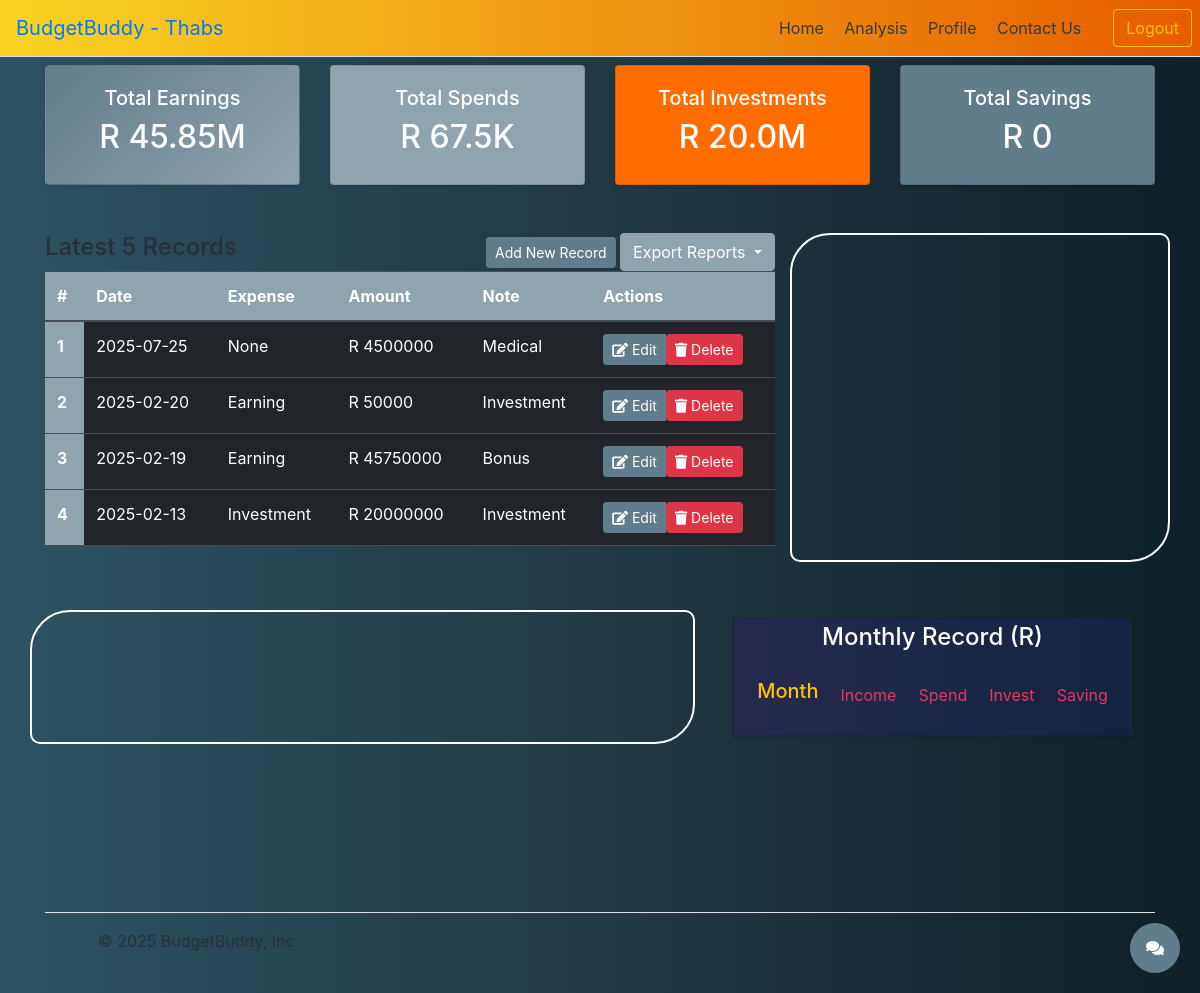
/home (signed in), run on the app's committed database.
### tables this page shows
CREATE TABLE user_login (user_id INTEGER PRIMARY KEY AUTOINCREMENT, username VARCHAR(30) NOT NULL, 
        email VARCHAR(30) NOT NULL UNIQUE, password VARCHAR(20) NOT NULL);

CREATE TABLE user_expenses (id INTEGER PRIMARY KEY AUTOINCREMENT, user_id INTEGER NOT NULL, pdate DATE NOT 
        NULL, expense VARCHAR(10) NOT NULL, amount INTEGER NOT NULL, pdescription VARCHAR(50), FOREIGN KEY (user_id) 
        REFERENCES user_login(user_id));

### main.py (the view)
@app.route('/home')
def home():
    if 'user_id' in session:  # if user is logged-in
        query = """select * from user_login where user_id = {} """.format(session['user_id'])
        userdata = support.execute_query("search", query)
        table_query = """select * from user_expenses where user_id = {} order by pdate desc""".format(
            session['user_id'])
        table_data = support.execute_query("search", table_query)
        df = pd.DataFrame(table_data, columns=['#', 'User_Id', 'Date', 'Expense', 'Amount', 'Note'])
        df = support.generate_df(df)
        try:
            earning, spend, invest, saving = support.top_tiles(df)
        except:
            earning, spend, invest, saving = 0, 0, 0, 0
        try:
            bar, pie, line, stack_bar = support.generate_Graph(df)
        except:
            bar, pie, line, stack_bar = None, None, None, None
        try:
            monthly_data = support.get_monthly_data(df, res=None)
        except:
            monthly_data = []
        try:
            card_data = support.sort_summary(df)
        except:
            card_data = []
        try:
            goals = support.expense_goal(df)
        except:
            goals = []
        try:
            size = 240
            pie1 = support.makePieChart(df, 'Earning', 'Month_name', size=size)
            pie2 = support.makePieChart(df, 'Spend', 'Day_name', size=size)
            pie3 = support.makePieChart(df, 'Investment', 'Year', size=size)
            pie4 = support.makePieChart(df, 'Saving', 'Note', size=size)
            pie5 = support.makePieChart(df, 'Saving', 'Day_name', size=size)
            pie6 = support.makePieChart(df, 'Investment', 'Note', size=size)
        except:
            pie1, pie2, pie3, pie4, pie5, pie6 = None, None, None, None, None, None
        return render_template('home.html',
                               user_name=userdata[0][1],
                               df_size=df.shape[0],
                               df=jsonify(df.to_json()),
                               earning=earning,
                               spend=spend,
                               invest=invest,
                               saving=saving,
                               monthly_data=monthly_data,
                               card_data=card_data,
                               goals=goals,
                               table_data=table_data[:4],
                               bar=bar,
                               line=line,
                               stack_bar=stack_bar,
                               pie1=pie1,
                               pie2=pie2,
                               pie3=pie3,
                               pie4=pie4,
                               pie5=pie5,
                               pie6=pie6,
                               )
    else:  # if not logged-in
        return redirect('/')

### support.py (called while the page is built)
def connect_db():
    conn = sqlite3.connect("expense.db")
    cur = conn.cursor()
    cur.execute(
        '''CREATE TABLE IF NOT EXISTS user_login (user_id INTEGER PRIMARY KEY AUTOINCREMENT, username VARCHAR(30) NOT NULL,
        email VARCHAR(30) NOT NULL UNIQUE, password VARCHAR(20) NOT NULL)''')
    cur.execute(
        '''CREATE TABLE IF NOT EXISTS user_expenses (id INTEGER PRIMARY KEY AUTOINCREMENT, user_id INTEGER NOT NULL, pdate DATE NOT
        NULL, expense VARCHAR(10) NOT NULL, amount INTEGER NOT NULL, pdescription VARCHAR(50), FOREIGN KEY (user_id)
        REFERENCES user_login(user_id))''')
    conn.commit()
    return conn, cur

def execute_query(operation=None, query=None):
    connection, cursor = connect_db()
    if operation == 'search':
        cursor.execute(query)
        data = cursor.fetchall()
        cursor.close()
        return data
    elif operation == 'insert':
        cursor.execute(query)
        connection.commit()
        cursor.close()
        connection.close()
        return None

def generate_df(df):
    df = df
    df['Date'] = pd.to_datetime(df['Date'])
    df['Year'] = df['Date'].dt.year
    df['Month_name'] = df['Date'].dt.month_name()
    df['Month'] = df['Date'].dt.month
    df['Day_name'] = df['Date'].dt.day_name()
    df['Day'] = df['Date'].dt.day
    df['Week'] = df['Date'].dt.isocalendar().week
    return df

def num2MB(num):
    if num < 1000:
        return int(num)
    if 1000 <= num < 1000000:
        return f'{float("%.2f" % (num / 1000))}K'
    elif 1000000 <= num < 1000000000:
        return f'{float("%.2f" % (num / 1000000))}M'
    else:
        return f'{float("%.2f" % (num / 1000000000))}B'

def top_tiles(df=None):
    if df is not None:
        tiles_data = df[['Expense', 'Amount']].groupby('Expense').sum()
        tiles = {'Earning': 0, 'Investment': 0, 'Saving': 0, 'Spend': 0}
        for i in list(tiles_data.index):
            try:
                tiles[i] = num2MB(tiles_data.loc[i][0])
            except:
                pass
        return tiles['Earning'], tiles['Spend'], tiles['Investment'], tiles['Saving']
    return

### templates/home.html (shortened to what this page needs)
<!DOCTYPE html>
<html lang="en">
    <head>
        <link rel="stylesheet" type="text/css" href="{{ url_for('static',filename='css/style.css') }}">
        <link href="/docs/5.1/dist/css/bootstrap.min.css" rel="stylesheet">
        <link rel="stylesheet" href="https://cdn.jsdelivr.net/npm/bootstrap@4.3.1/dist/css/bootstrap.min.css">
        <link rel="stylesheet" href="https://cdnjs.cloudflare.com/ajax/libs/font-awesome/5.15.4/css/all.min.css">
    </head>
    <body class="page-bg">
     <div class="bg-nav d-flex flex-column flex-md-row align-items-center pb-0 mb-0 border-bottom">
      <h5 class="m-3 mr-md-auto font-weight-normal"><a href="/" style="text-decoration : none">BudgetBuddy - {{ user_name }}</a></h5>
      <nav class="m-2 my-md-0 mr-md-3">
        <a class="py-2 m-2 text-dark" href="/home">Home</a>
        <a class="py-2 m-2 text-dark" href="/analysis">Analysis</a>
        <a class="py-2 m-2 text-dark" href="/profile">Profile</a>
        <a class="py-2 m-2 text-dark" href="/contact">Contact Us</a>
      </nav>
         <a class="btn m-2 btn-outline-warning" href="/logout">Logout</a>
    </div>
     <div class="container ">
         <div class="row my-2">
             <div class="col-md-3">
                 <div class="card gradient-bg">
                     <div class="card-body">
                         <h5 class="text-center">Total Earnings</h5>
                         <h2 class="text-center">R {{ earning }}</h2>
                     </div>
                 </div>
             </div>
             <div class="col-md-3">
                 <div class="card" style="background-color: var(--secondary-color); color: white;">
                     <div class="card-body">
                         <h5 class="text-center">Total Spends</h5>
                         <h2 class="text-center">R {{ spend }}</h2>
                     </div>
                 </div>
             </div>
             <div class="col-md-3">
                 <div class="card" style="background-color: var(--accent-color); color: white;">
                     <div class="card-body">
                         <h5 class="text-center">Total Investments</h5>
                         <h2 class="text-center">R {{ invest }}</h2>
                     </div>
                 </div>
             </div>
             <div class="col-md-3">
                 <div class="card" style="background-color: var(--primary-color); color: white;">
                     <div class="card-body">
                         <h5 class="text-center">Total Savings</h5>
                         <h2 class="text-center">R {{ saving }}</h2>
                     </div>
                 </div>
             </div>
         </div>
         <br>
         <div  class="row mt-3">
             <div class="col-md-8">
                 <div class="row">
                     <div class="col-md-4">
                         <h4>Latest 5 Records</h4>
                     </div>
                     <div class="col-md-8 text-right">
                        <button type="button" data-toggle="modal" data-target="#add_record" class="btn btn-primary btn-sm">Add New Record</button>
                        <div class="btn-group">
                            <button type="button" class="btn btn-secondary dropdown-toggle" data-toggle="dropdown" aria-haspopup="true" aria-expanded="false">
                                Export Reports
                            </button>
                        </div>
                     </div>
                 </div>
                 <div class="row">
                     <div class="col-md-12">
                         <table class="table table-dark">
                          <thead>
                            <tr>
                              <th scope="col">#</th>
                              <th scope="col">Date</th>
                              <th scope="col">Expense</th>
                              <th scope="col">Amount</th>
                              <th scope="col">Note</th>
                              <th scope="col">Actions</th>
                            </tr>
                          </thead>
                          <tbody>
                          {% for expense in table_data %}
                            <tr>
                              <th scope="row">{{ loop.index }}</th>
                              <td>{{ expense[2] }}</td>
                              <td>{{ expense[3] }}</td>
                              <td>R {{ expense[4] }}</td>
                              <td>{{ expense[5] }}</td>
                              <td>
                                  <div class="btn-group">
                                      <button type="button" class="btn btn-primary btn-sm" data-toggle="modal" data-target="#editModal{{ expense[0] }}">
                                          <i class="fas fa-edit"></i> Edit
                                      </button>
                                      <form action="{{ url_for('delete_expense', expense_id=expense[0]) }}" method="POST"
                                            onsubmit="return confirm('Are you sure you want to delete this expense?');">
                                          <button type="submit" class="btn btn-danger btn-sm">
                                              <i class="fas fa-trash"></i> Delete
                                          </button>
                                      </form>
                                  </div>
                              </td>
                            </tr>
                          {% endfor %}
                          </tbody>
                         </table>
                     </div>
                 </div>
             </div>
             {% if df_size==0 %}
         <div>
             <h3>No records found, seems you are a new user</h3>
         </div>
         {% else %}
             <div class="col-md-4 chart_border">
             </div>
         </div>
         <br>
         <br>
         <div class="row ">
             <div class="col-md-7 chart_border">
             </div>
              <div class="col-md-5">
                  <div class="row m-1">
                      <div class="col-sm-12">
                          <div class="card card-body m-1 p-1 panel list">
                              <h4 align="center">Monthly Record (R)</h4>
                              <li>
                                  <h5 class="text-warning">Month</h5>
                                  <span>Income</span>
                                  <span>Spend</span>
                                  <span>Invest</span>
                                  <span>Saving</span>
                              </li>
                          </div>
                      </div>
                  </div>
              </div>
         </div>
         <br>
         <br>
         <br>
         <br>
         </div>
         {% endif %}
         <br>
         <br>
     <div class="container">
      <footer class="d-flex flex-wrap justify-content-between align-items-center py-3 my-4 border-top">
        <div class="col-md-4 d-flex align-items-center">
          <a href="/" class="mb-3 me-2 mb-md-0 text-muted text-decoration-none lh-1">
            <svg class="bi" width="30" height="24"><use xlink:href="#bootstrap"/></svg>
          </a
          <span class="text-muted">&copy; 2025 BudgetBuddy, Inc</span>
        </div>
      </footer>
    </div>
    <button id="chatbot-toggle-btn" class="btn btn-primary">
        <i class="fas fa-comments"></i>
    </button>
    </body>
</html>

### static/css/style.css (style rules this page uses)
.bg-nav { background: #e65c00; background: -webkit-linear-gradient(to right, #F9D423, #e65c00); background: linear-gradient(to right, #F9D423, #e65c00); }
.page-bg { background: #0F2027; background: -webkit-linear-gradient(to right, #2C5364, #203A43, #0F2027); background: linear-gradient(to right, #2C5364, #203A43, #0F2027); }
* { margin: 0; padding: 0; scroll-behavior: smooth; box-sizing: border-box; }
body { overflow-x: hidden; font-family: "Poppins", sans-serif; font-size: 16px; background-image: url('../images/budgetbuddy_logo_bg.png'); background-size: contain; background-position: center; background-repeat: no-repeat; background-attachment: fixed; background-color: #f8f9fa; }
.chart_border { border: 2px solid white; border-radius: 40px 10px; }
.panel { background: linear-gradient( 90deg, #262a4f, #122442 ); box-shadow: -5px -5px 8px #293063, 5px 5px 8px #11163c; border-radius: 15px; overflow: hidden; }
.list li { display: flex; justify-content: space-between; align-items: center; padding: 1.2em; }
.list span { color: #ea335d; }
.list h4, h6 { color: #ffffff; }

### templates/home.html (style rules this page uses)
:root { --primary-color: #607D8B; --secondary-color: #90A4AE; --accent-color: #FF6D00; --background-color: #FFFFFF; --text-color: #263238; --card-bg: #F5F5F5; --success-color: #4CAF50; --warning-color: #FFC107; }
body { background-color: var(--background-color); color: var(--text-color); }
.bg-nav { background-color: var(--primary-color) !important; }
.btn-primary { background-color: var(--primary-color); border-color: var(--primary-color); }
.btn-secondary { background-color: var(--secondary-color); border-color: var(--secondary-color); }
.card { background-color: var(--card-bg); border: 1px solid rgba(0,0,0,.125); box-shadow: 0 2px 4px rgba(0,0,0,0.1); }
.table-dark { background-color: var(--primary-color); color: white; }
.table-dark th { background-color: var(--secondary-color); }
#chatbot-toggle-btn { position: fixed; bottom: 20px; right: 20px; width: 50px; height: 50px; border-radius: 50%; display: flex; align-items: center; justify-content: center; }
.gradient-bg { background: linear-gradient(135deg, var(--primary-color), var(--secondary-color)); color: white; }

### data on the page
user_login: username "Thabs"
user_expenses: pdate "2025-07-25", expense "None", amount "4500000", pdescription "Medical"
user_expenses: pdate "2025-02-20", expense "Earning", amount "50000", pdescription "Investment"
user_expenses: pdate "2025-02-19", expense "Earning", amount "45750000", pdescription "Bonus"
user_expenses: pdate "2025-02-13", expense "Investment", amount "20000000", pdescription "Investment"

### other printed values
{{ earning }} "45.85M"
{{ spend }} "67.5K"
{{ invest }} "20.0M"
{{ saving }} "0"
